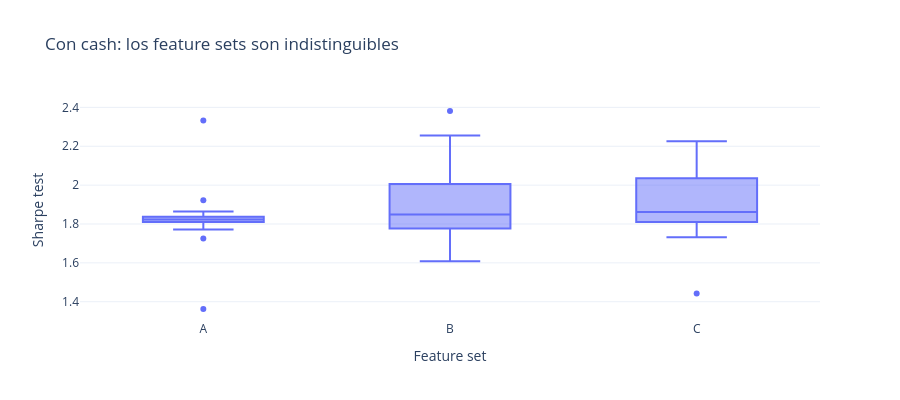

The notebook cell saved with this chart:
### Markdown cell above
## §5 ¿Aportan valor las predicciones de Fase 5?

Con 1 seed, parecía que A > B > C. Con 20 seeds, la conclusión cambia radicalmente:

- **Sin cash**: B no mejora a A. C es un desastre (55% de fallos).
- **Con cash**: A (1.83), B (1.90) y C (1.91) son **estadísticamente indistinguibles**.

La varianza entre seeds (~0.15) es mayor que la diferencia entre feature sets (~0.08). Esto significa que **la elección del espacio de acciones (cash/no cash) domina la elección de features**.

### Code cell
sub_cash = runs[(runs["mu_turnover"] == 0.0) & (runs["use_cash"] == True) & (runs["leverage"] == 1.0)]

agg_cash = sub_cash.groupby("features").agg(
    n_seeds=("seed", "count"),
    mean_sharpe=("test_sharpe_net", "mean"),
    std_sharpe=("test_sharpe_net", "std"),
    median_sharpe=("test_sharpe_net", "median"),
    min_sharpe=("test_sharpe_net", "min"),
).round(3)

print("Comparativa de feature sets CON CASH (20 seeds):")
print(agg_cash.to_string())

fig = px.box(
    sub_cash, x="features", y="test_sharpe_net",
    title="Con cash: los feature sets son indistinguibles",
    labels={"test_sharpe_net": "Sharpe test", "features": "Feature set"},
)
fig.update_layout(template="plotly_white", height=400)
fig.show()

### Figure 1 — Plotly figure (JSON) as saved in the notebook; plotly's stock layout.template omitted (floating-point values rounded to 4 significant figures)
{"data": [{"alignmentgroup": "True", "hovertemplate": "Feature set=%{x}<br>Sharpe test=%{y}<extra></extra>", "legendgroup": "", "marker": {"color": "#636efa"}, "name": "", "notched": false, "offsetgroup": "", "orientation": "v", "showlegend": false, "type": "box", "x": ["A", "A", "A", "A", "A", "A", "A", "A", "A", "A", "A", "A", "A", "A", "A", "A", "A", "A", "A", "A", "B", "B", "B", "B", "B", "B", "B", "B", "B", "B", "B", "B", "B", "B", "B", "B", "B", "B", "B", "B", "C", "C", "C", "C", "C", "C", "C", "C", "C", "C", "C", "C", "C", "C", "C", "C", "C", "C", "C", "C"], "x0": " ", "xaxis": "x", "y": [1.85, 1.835, 1.804, 1.823, 1.823, 1.922, 1.823, 1.823, 1.771, 1.795, 1.823, 1.363, 1.84, 1.823, 2.332, 1.818, 1.726, 1.823, 1.864, 1.828, 1.608, 1.864, 1.823, 2.148, 2.256, 2.381, 1.787, 1.708, 1.864, 2.161, 1.731, 1.688, 1.844, 2.217, 1.846, 1.853, 1.864, 1.856, 1.766, 1.827, 1.823, 1.864, 1.732, 2.012, 2.0, 1.806, 2.081, 1.827, 2.226, 1.859, 1.921, 1.774, 2.032, 1.832, 2.038, 2.115, 2.221, 1.815, 1.783, 1.442], "y0": " ", "yaxis": "y"}], "layout": {"boxmode": "group", "height": 400, "legend": {"tracegroupgap": 0}, "title": {"text": "Con cash: los feature sets son indistinguibles"}, "xaxis": {"anchor": "y", "domain": [0, 1], "title": {"text": "Feature set"}}, "yaxis": {"anchor": "x", "domain": [0, 1], "title": {"text": "Sharpe test"}}}}
